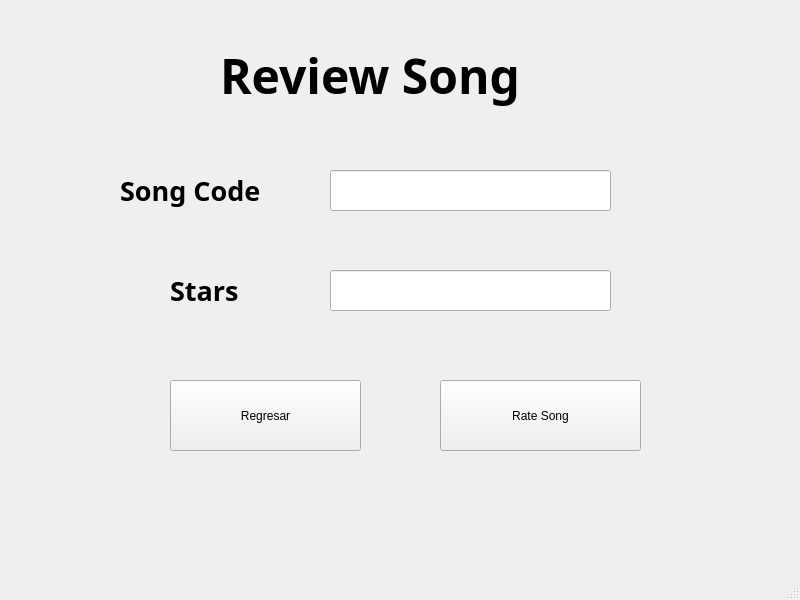
<?xml version="1.0" encoding="UTF-8"?>
<ui version="4.0">
 <class>MainWindow</class>
 <widget class="QMainWindow" name="MainWindow">
  <property name="geometry">
   <rect>
    <x>0</x>
    <y>0</y>
    <width>800</width>
    <height>600</height>
   </rect>
  </property>
  <property name="windowTitle">
   <string>MainWindow</string>
  </property>
  <widget class="QWidget" name="centralwidget">
   <widget class="QStackedWidget" name="panel">
    <property name="geometry">
     <rect>
      <x>0</x>
      <y>0</y>
      <width>801</width>
      <height>571</height>
     </rect>
    </property>
    <property name="currentIndex">
     <number>3</number>
    </property>
    <widget class="QWidget" name="page">
     <widget class="QPushButton" name="pushButton">
      <property name="geometry">
       <rect>
        <x>330</x>
        <y>100</y>
        <width>131</width>
        <height>71</height>
       </rect>
      </property>
      <property name="text">
       <string>Add Song</string>
      </property>
     </widget>
     <widget class="QPushButton" name="pushButton_2">
      <property name="geometry">
       <rect>
        <x>330</x>
        <y>190</y>
        <width>131</width>
        <height>71</height>
       </rect>
      </property>
      <property name="text">
       <string>Review Song</string>
      </property>
     </widget>
     <widget class="QLabel" name="label">
      <property name="geometry">
       <rect>
        <x>260</x>
        <y>30</y>
        <width>281</width>
        <height>51</height>
       </rect>
      </property>
      <property name="font">
       <font>
        <family>Yu Gothic UI Semibold</family>
        <pointsize>22</pointsize>
        <bold>true</bold>
       </font>
      </property>
      <property name="text">
       <string>Menu Principal</string>
      </property>
     </widget>
     <widget class="QPushButton" name="pushButton_3">
      <property name="geometry">
       <rect>
        <x>330</x>
        <y>280</y>
        <width>131</width>
        <height>71</height>
       </rect>
      </property>
      <property name="text">
       <string>Download Song</string>
      </property>
     </widget>
     <widget class="QPushButton" name="pushButton_4">
      <property name="geometry">
       <rect>
        <x>330</x>
        <y>370</y>
        <width>131</width>
        <height>71</height>
       </rect>
      </property>
      <property name="text">
       <string>Show Songs</string>
      </property>
     </widget>
     <widget class="QPushButton" name="pushButton_5">
      <property name="geometry">
       <rect>
        <x>330</x>
        <y>460</y>
        <width>131</width>
        <height>71</height>
       </rect>
      </property>
      <property name="text">
       <string>Search Song</string>
      </property>
     </widget>
    </widget>
    <widget class="QWidget" name="page_3">
     <widget class="QLabel" name="label_2">
      <property name="geometry">
       <rect>
        <x>290</x>
        <y>0</y>
        <width>221</width>
        <height>61</height>
       </rect>
      </property>
      <property name="font">
       <font>
        <family>Yu Gothic UI Semibold</family>
        <pointsize>28</pointsize>
        <bold>true</bold>
       </font>
      </property>
      <property name="text">
       <string>Add Song</string>
      </property>
     </widget>
     <widget class="QLabel" name="label_3">
      <property name="geometry">
       <rect>
        <x>160</x>
        <y>80</y>
        <width>131</width>
        <height>51</height>
       </rect>
      </property>
      <property name="font">
       <font>
        <family>Yu Gothic UI Semibold</family>
        <pointsize>18</pointsize>
        <bold>true</bold>
       </font>
      </property>
      <property name="text">
       <string>Nombre</string>
      </property>
     </widget>
     <widget class="QLabel" name="label_4">
      <property name="geometry">
       <rect>
        <x>160</x>
        <y>150</y>
        <width>141</width>
        <height>61</height>
       </rect>
      </property>
      <property name="font">
       <font>
        <family>Yu Gothic UI Semibold</family>
        <pointsize>18</pointsize>
        <bold>true</bold>
       </font>
      </property>
      <property name="text">
       <string>Cantante</string>
      </property>
     </widget>
     <widget class="QLabel" name="label_5">
      <property name="geometry">
       <rect>
        <x>170</x>
        <y>230</y>
        <width>121</width>
        <height>61</height>
       </rect>
      </property>
      <property name="font">
       <font>
        <family>Yu Gothic UI Semibold</family>
        <pointsize>18</pointsize>
        <bold>true</bold>
       </font>
      </property>
      <property name="text">
       <string>Genero</string>
      </property>
     </widget>
     <widget class="QLabel" name="label_6">
      <property name="geometry">
       <rect>
        <x>170</x>
        <y>290</y>
        <width>111</width>
        <height>71</height>
       </rect>
      </property>
      <property name="font">
       <font>
        <family>Yu Gothic UI Semibold</family>
        <pointsize>18</pointsize>
        <bold>true</bold>
       </font>
      </property>
      <property name="text">
       <string>Precio</string>
      </property>
     </widget>
     <widget class="QLineEdit" name="lineEdit">
      <property name="geometry">
       <rect>
        <x>340</x>
        <y>90</y>
        <width>251</width>
        <height>41</height>
       </rect>
      </property>
     </widget>
     <widget class="QLineEdit" name="lineEdit_2">
      <property name="geometry">
       <rect>
        <x>340</x>
        <y>160</y>
        <width>251</width>
        <height>41</height>
       </rect>
      </property>
     </widget>
     <widget class="QComboBox" name="comboBox">
      <property name="geometry">
       <rect>
        <x>360</x>
        <y>240</y>
        <width>191</width>
        <height>41</height>
       </rect>
      </property>
      <item>
       <property name="text">
        <string>POP</string>
       </property>
      </item>
      <item>
       <property name="text">
        <string>ROCK</string>
       </property>
      </item>
      <item>
       <property name="text">
        <string>RAP</string>
       </property>
      </item>
      <item>
       <property name="text">
        <string>DANCE</string>
       </property>
      </item>
      <item>
       <property name="text">
        <string>REGGAE</string>
       </property>
      </item>
      <item>
       <property name="text">
        <string>ELECTRONICA</string>
       </property>
      </item>
      <item>
       <property name="text">
        <string>RANCHERA</string>
       </property>
      </item>
     </widget>
     <widget class="QLineEdit" name="lineEdit_3">
      <property name="geometry">
       <rect>
        <x>350</x>
        <y>310</y>
        <width>281</width>
        <height>41</height>
       </rect>
      </property>
     </widget>
     <widget class="QPushButton" name="pushButton_6">
      <property name="geometry">
       <rect>
        <x>240</x>
        <y>460</y>
        <width>141</width>
        <height>61</height>
       </rect>
      </property>
      <property name="text">
       <string>Regresar</string>
      </property>
     </widget>
     <widget class="QPushButton" name="pushButton_7">
      <property name="geometry">
       <rect>
        <x>440</x>
        <y>460</y>
        <width>141</width>
        <height>61</height>
       </rect>
      </property>
      <property name="text">
       <string>Agregar</string>
      </property>
     </widget>
     <widget class="QLabel" name="label_16">
      <property name="geometry">
       <rect>
        <x>150</x>
        <y>380</y>
        <width>131</width>
        <height>71</height>
       </rect>
      </property>
      <property name="font">
       <font>
        <family>Yu Gothic UI Semibold</family>
        <pointsize>18</pointsize>
        <bold>true</bold>
       </font>
      </property>
      <property name="text">
       <string>Duracion</string>
      </property>
     </widget>
     <widget class="QLineEdit" name="lineEdit_9">
      <property name="geometry">
       <rect>
        <x>330</x>
        <y>400</y>
        <width>51</width>
        <height>31</height>
       </rect>
      </property>
     </widget>
     <widget class="QLabel" name="label_17">
      <property name="geometry">
       <rect>
        <x>300</x>
        <y>360</y>
        <width>121</width>
        <height>31</height>
       </rect>
      </property>
      <property name="font">
       <font>
        <family>Yu Gothic UI Semibold</family>
        <pointsize>18</pointsize>
        <bold>true</bold>
       </font>
      </property>
      <property name="text">
       <string>Minutes</string>
      </property>
     </widget>
     <widget class="QLabel" name="label_18">
      <property name="geometry">
       <rect>
        <x>450</x>
        <y>360</y>
        <width>121</width>
        <height>31</height>
       </rect>
      </property>
      <property name="font">
       <font>
        <family>Yu Gothic UI Semibold</family>
        <pointsize>18</pointsize>
        <bold>true</bold>
       </font>
      </property>
      <property name="text">
       <string>Seconds</string>
      </property>
     </widget>
     <widget class="QLineEdit" name="lineEdit_10">
      <property name="geometry">
       <rect>
        <x>470</x>
        <y>400</y>
        <width>51</width>
        <height>28</height>
       </rect>
      </property>
     </widget>
     <widget class="QLabel" name="label_19">
      <property name="geometry">
       <rect>
        <x>420</x>
        <y>390</y>
        <width>31</width>
        <height>41</height>
       </rect>
      </property>
      <property name="font">
       <font>
        <family>Yu Gothic UI Semibold</family>
        <pointsize>28</pointsize>
        <bold>true</bold>
       </font>
      </property>
      <property name="text">
       <string>:</string>
      </property>
     </widget>
    </widget>
    <widget class="QWidget" name="page_2">
     <widget class="QLabel" name="label_7">
      <property name="geometry">
       <rect>
        <x>250</x>
        <y>30</y>
        <width>281</width>
        <height>51</height>
       </rect>
      </property>
      <property name="font">
       <font>
        <family>Yu Gothic UI Semibold</family>
        <pointsize>24</pointsize>
        <bold>true</bold>
       </font>
      </property>
      <property name="text">
       <string>Buscar Cancion</string>
      </property>
     </widget>
     <widget class="QLabel" name="label_8">
      <property name="geometry">
       <rect>
        <x>160</x>
        <y>110</y>
        <width>101</width>
        <height>61</height>
       </rect>
      </property>
      <property name="font">
       <font>
        <family>Yu Gothic UI Semibold</family>
        <pointsize>18</pointsize>
        <bold>true</bold>
       </font>
      </property>
      <property name="text">
       <string>Codigo</string>
      </property>
     </widget>
     <widget class="QLineEdit" name="lineEdit_4">
      <property name="geometry">
       <rect>
        <x>300</x>
        <y>120</y>
        <width>291</width>
        <height>41</height>
       </rect>
      </property>
     </widget>
     <widget class="QPushButton" name="pushButton_8">
      <property name="geometry">
       <rect>
        <x>420</x>
        <y>190</y>
        <width>171</width>
        <height>61</height>
       </rect>
      </property>
      <property name="text">
       <string>Buscar</string>
      </property>
     </widget>
     <widget class="QTextEdit" name="textEdit">
      <property name="geometry">
       <rect>
        <x>20</x>
        <y>280</y>
        <width>761</width>
        <height>251</height>
       </rect>
      </property>
     </widget>
     <widget class="QPushButton" name="pushButton_11">
      <property name="geometry">
       <rect>
        <x>180</x>
        <y>190</y>
        <width>171</width>
        <height>61</height>
       </rect>
      </property>
      <property name="text">
       <string>Regresar</string>
      </property>
     </widget>
    </widget>
    <widget class="QWidget" name="page_4">
     <widget class="QLabel" name="label_9">
      <property name="geometry">
       <rect>
        <x>220</x>
        <y>30</y>
        <width>381</width>
        <height>91</height>
       </rect>
      </property>
      <property name="font">
       <font>
        <family>Yu Gothic UI Semibold</family>
        <pointsize>36</pointsize>
        <bold>true</bold>
       </font>
      </property>
      <property name="text">
       <string>Review Song</string>
      </property>
     </widget>
     <widget class="QLabel" name="label_10">
      <property name="geometry">
       <rect>
        <x>120</x>
        <y>160</y>
        <width>181</width>
        <height>61</height>
       </rect>
      </property>
      <property name="font">
       <font>
        <family>Yu Gothic UI Semibold</family>
        <pointsize>20</pointsize>
        <bold>true</bold>
       </font>
      </property>
      <property name="text">
       <string>Song Code</string>
      </property>
     </widget>
     <widget class="QLineEdit" name="lineEdit_5">
      <property name="geometry">
       <rect>
        <x>330</x>
        <y>170</y>
        <width>281</width>
        <height>41</height>
       </rect>
      </property>
     </widget>
     <widget class="QLabel" name="label_11">
      <property name="geometry">
       <rect>
        <x>170</x>
        <y>270</y>
        <width>91</width>
        <height>41</height>
       </rect>
      </property>
      <property name="font">
       <font>
        <family>Yu Gothic UI Semibold</family>
        <pointsize>20</pointsize>
        <bold>true</bold>
       </font>
      </property>
      <property name="text">
       <string>Stars</string>
      </property>
     </widget>
     <widget class="QLineEdit" name="lineEdit_6">
      <property name="geometry">
       <rect>
        <x>330</x>
        <y>270</y>
        <width>281</width>
        <height>41</height>
       </rect>
      </property>
     </widget>
     <widget class="QPushButton" name="pushButton_9">
      <property name="geometry">
       <rect>
        <x>170</x>
        <y>380</y>
        <width>191</width>
        <height>71</height>
       </rect>
      </property>
      <property name="text">
       <string>Regresar</string>
      </property>
     </widget>
     <widget class="QPushButton" name="pushButton_10">
      <property name="geometry">
       <rect>
        <x>440</x>
        <y>380</y>
        <width>201</width>
        <height>71</height>
       </rect>
      </property>
      <property name="text">
       <string>Rate Song</string>
      </property>
     </widget>
    </widget>
    <widget class="QWidget" name="page_5">
     <widget class="QLabel" name="label_12">
      <property name="geometry">
       <rect>
        <x>180</x>
        <y>50</y>
        <width>461</width>
        <height>81</height>
       </rect>
      </property>
      <property name="font">
       <font>
        <family>Yu Gothic UI Semibold</family>
        <pointsize>36</pointsize>
        <bold>true</bold>
       </font>
      </property>
      <property name="text">
       <string>Download Song</string>
      </property>
     </widget>
     <widget class="QLabel" name="label_13">
      <property name="geometry">
       <rect>
        <x>80</x>
        <y>210</y>
        <width>191</width>
        <height>61</height>
       </rect>
      </property>
      <property name="font">
       <font>
        <family>Yu Gothic UI Semibold</family>
        <pointsize>22</pointsize>
        <bold>true</bold>
       </font>
      </property>
      <property name="text">
       <string>Song Code</string>
      </property>
     </widget>
     <widget class="QLineEdit" name="lineEdit_7">
      <property name="geometry">
       <rect>
        <x>320</x>
        <y>220</y>
        <width>321</width>
        <height>51</height>
       </rect>
      </property>
     </widget>
     <widget class="QLabel" name="label_14">
      <property name="geometry">
       <rect>
        <x>90</x>
        <y>320</y>
        <width>171</width>
        <height>61</height>
       </rect>
      </property>
      <property name="font">
       <font>
        <family>Yu Gothic UI Semibold</family>
        <pointsize>22</pointsize>
        <bold>true</bold>
       </font>
      </property>
      <property name="text">
       <string>Customer</string>
      </property>
     </widget>
     <widget class="QLineEdit" name="lineEdit_8">
      <property name="geometry">
       <rect>
        <x>320</x>
        <y>330</y>
        <width>321</width>
        <height>51</height>
       </rect>
      </property>
     </widget>
     <widget class="QPushButton" name="pushButton_12">
      <property name="geometry">
       <rect>
        <x>170</x>
        <y>440</y>
        <width>181</width>
        <height>71</height>
       </rect>
      </property>
      <property name="font">
       <font>
        <pointsize>12</pointsize>
       </font>
      </property>
      <property name="text">
       <string>Back To Lobby</string>
      </property>
     </widget>
     <widget class="QPushButton" name="pushButton_13">
      <property name="geometry">
       <rect>
        <x>410</x>
        <y>440</y>
        <width>181</width>
        <height>71</height>
       </rect>
      </property>
      <property name="font">
       <font>
        <pointsize>12</pointsize>
       </font>
      </property>
      <property name="text">
       <string>Download</string>
      </property>
     </widget>
    </widget>
    <widget class="QWidget" name="page_6">
     <widget class="QLabel" name="label_15">
      <property name="geometry">
       <rect>
        <x>220</x>
        <y>0</y>
        <width>341</width>
        <height>81</height>
       </rect>
      </property>
      <property name="font">
       <font>
        <family>Yu Gothic UI Semibold</family>
        <pointsize>36</pointsize>
        <bold>true</bold>
       </font>
      </property>
      <property name="text">
       <string>Show Songs</string>
      </property>
     </widget>
     <widget class="QTextEdit" name="textEdit_2">
      <property name="geometry">
       <rect>
        <x>340</x>
        <y>100</y>
        <width>431</width>
        <height>421</height>
       </rect>
      </property>
     </widget>
     <widget class="QPushButton" name="pushButton_14">
      <property name="geometry">
       <rect>
        <x>40</x>
        <y>480</y>
        <width>241</width>
        <height>51</height>
       </rect>
      </property>
      <property name="font">
       <font>
        <pointsize>22</pointsize>
       </font>
      </property>
      <property name="text">
       <string>Back To Lobby</string>
      </property>
     </widget>
     <widget class="QPushButton" name="pushButton_15">
      <property name="geometry">
       <rect>
        <x>30</x>
        <y>270</y>
        <width>251</width>
        <height>51</height>
       </rect>
      </property>
      <property name="font">
       <font>
        <family>Yu Gothic UI Semibold</family>
        <pointsize>18</pointsize>
        <bold>true</bold>
       </font>
      </property>
      <property name="text">
       <string>Create or Update</string>
      </property>
     </widget>
     <widget class="QLabel" name="label_20">
      <property name="geometry">
       <rect>
        <x>80</x>
        <y>120</y>
        <width>141</width>
        <height>61</height>
       </rect>
      </property>
      <property name="font">
       <font>
        <family>Yu Gothic UI Semibold</family>
        <pointsize>24</pointsize>
        <bold>true</bold>
       </font>
      </property>
      <property name="text">
       <string>Archive</string>
      </property>
     </widget>
     <widget class="QLineEdit" name="lineEdit_11">
      <property name="geometry">
       <rect>
        <x>30</x>
        <y>200</y>
        <width>251</width>
        <height>41</height>
       </rect>
      </property>
     </widget>
    </widget>
   </widget>
  </widget>
  <widget class="QMenuBar" name="menubar">
   <property name="geometry">
    <rect>
     <x>0</x>
     <y>0</y>
     <width>800</width>
     <height>25</height>
    </rect>
   </property>
  </widget>
  <widget class="QStatusBar" name="statusbar"/>
 </widget>
 <resources/>
 <connections/>
</ui>
